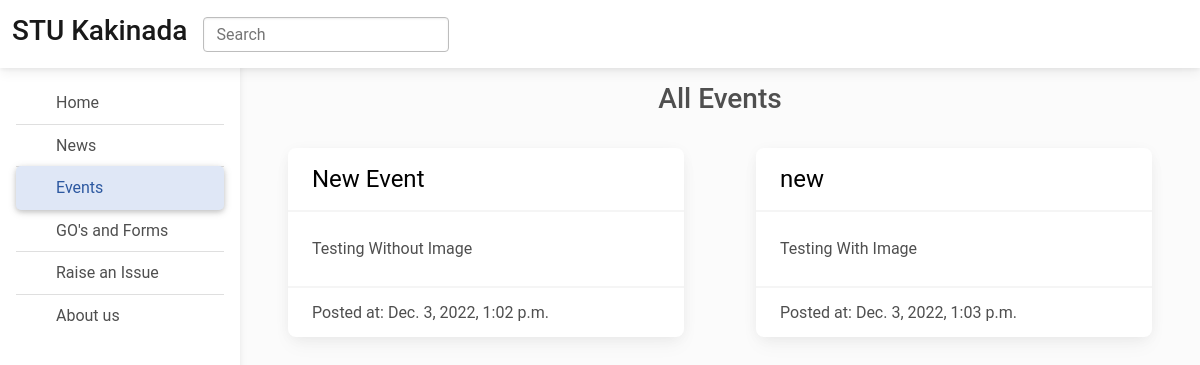
Before: /events with the older database file.
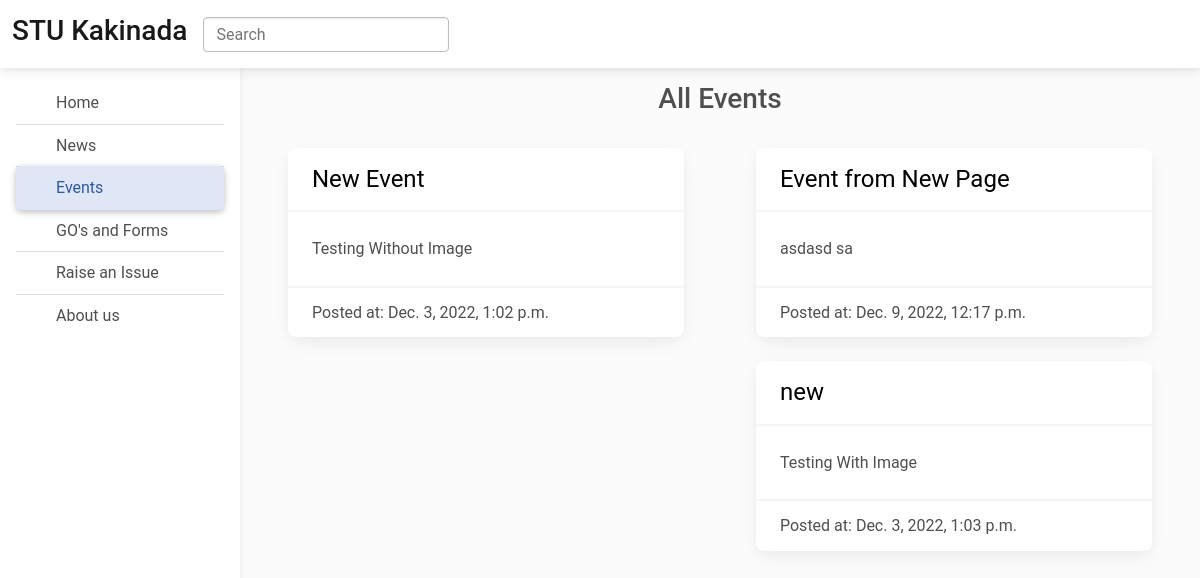
After: the same page with the newer database file.
### events/models.py (models this page shows)
class event(models.Model):
    title = models.CharField(max_length=100)
    body = models.CharField(max_length=10000000)
    hasImage = models.BooleanField(default=False)
    created_at = models.DateTimeField(default=datetime.now,)

### events/views.py (the view)
# urls.py: path('events', views.events, name='events'),
def events(request):
    events = event.objects.all()
    length = len(events)
    mid_len = length // 2
    first_half = events[:mid_len]
    second_half = events[mid_len:]
    data = {"first": first_half, "second": second_half}
    return render(request, 'events.html', {'data': data})

### templates/events.html (shortened to what this page needs)
{% load static %}
<!DOCTYPE html>
<html lang="en">
<head>
    <link rel="stylesheet" href="{% static 'css/mdb.min.css' %}">
    <link rel="stylesheet" href="{% static 'css/home.css' %}">
</head>
<body>
    <header>
<nav id="sidebarMenu" class="collapse d-lg-block sidebar scollapse bg-white">
<div class="position-sticky">
<div class="list-group list-group-flush mx-3 mt-4">
<a href="home" class="list-group-item list-group-item-action py-2 ripple" aria-current="true">
<span>Home</span>
</a>
<a href="news" class="list-group-item list-group-item-action py-2 ripple  ">
<span>News</span>
</a>
<a href="events" class="list-group-item list-group-item-action py-2 ripple active"><span>Events</span></a>
<a href="go" class="list-group-item list-group-item-action py-2 ripple"><span>GO's and Forms</span></a>
<a href="issues" class="list-group-item list-group-item-action py-2 ripple">
<span>Raise an Issue</span>
</a>
<a href="about" class="list-group-item list-group-item-action py-2 ripple">
  <span>About us</span>
</a>
</div>
</div>
</nav>
<nav id="main-navbar" class="navbar navbar-expand-lg navbar-light bg-white fixed-top">
<div class="container-fluid justify-content-around">
<div class="navbar-brand">
<h3>
STU Kakinada
</h3>
</div>
<form class="d-flex input-group w-auto" action="search">
<input
type="search"
class="form-control rounded"
placeholder="Search"
aria-label="Search"
aria-describedby="search-addon"
name="q"
/>
<span class="input-group-text border-0" id="search-addon">
</span>
</form>
</div>
</nav>
    </header>
      <main style="margin-top: 58px;">
        <div class="container pt-4">
        <div class="row">
        <div class="col">
        {% if user.is_authenticated %}
        <h3 align="right">
        All Events
        </h3>
        {% else %}
        <h3 align="center">
        All Events
        </h3>
        {% endif %}
        </div>
        </div>
        <div class="container-fluid">
        <div class="row">
        <div class="col">
        {% for post in data.first reversed %}
        <div class="card m-4">
        <div class="card-header" style="font-size: x-large;">
        <a href="/events/{{post.id}}" style="text-decoration: none; color: black;">{{post.title}}</a>
        </div>
        <div class="card-body">
        <p class="card-text">{{post.body|truncatewords:20}}</p>
        </div>
        <div class="card-footer">
        Posted at: {{post.created_at}}
        </div>
        </div>
        {% endfor %}
        </div>
        <div class="col">
        {% for post in data.second reversed %}
        <div class="card m-4">
        <div class="card-header" style="font-size: x-large;">
        <a href="/events/{{post.id}}" style="text-decoration: none; color: black;">{{post.title}}</a>
        </div>
        <div class="card-body">
        <p class="card-text">{{post.body|truncatewords:20}}</p>
        </div>
        <div class="card-footer">
        Posted at: {{post.created_at}}
        </div>
        </div>
        {% endfor %}
        </div>
        </div>
        </div>
        </div>
      </main>
</body>
</html>

Changed rows visible on the page:
added event: title "Event from New Page", body "asdasd sa", created_at "Dec. 9, 2022, 12:17 p.m."
